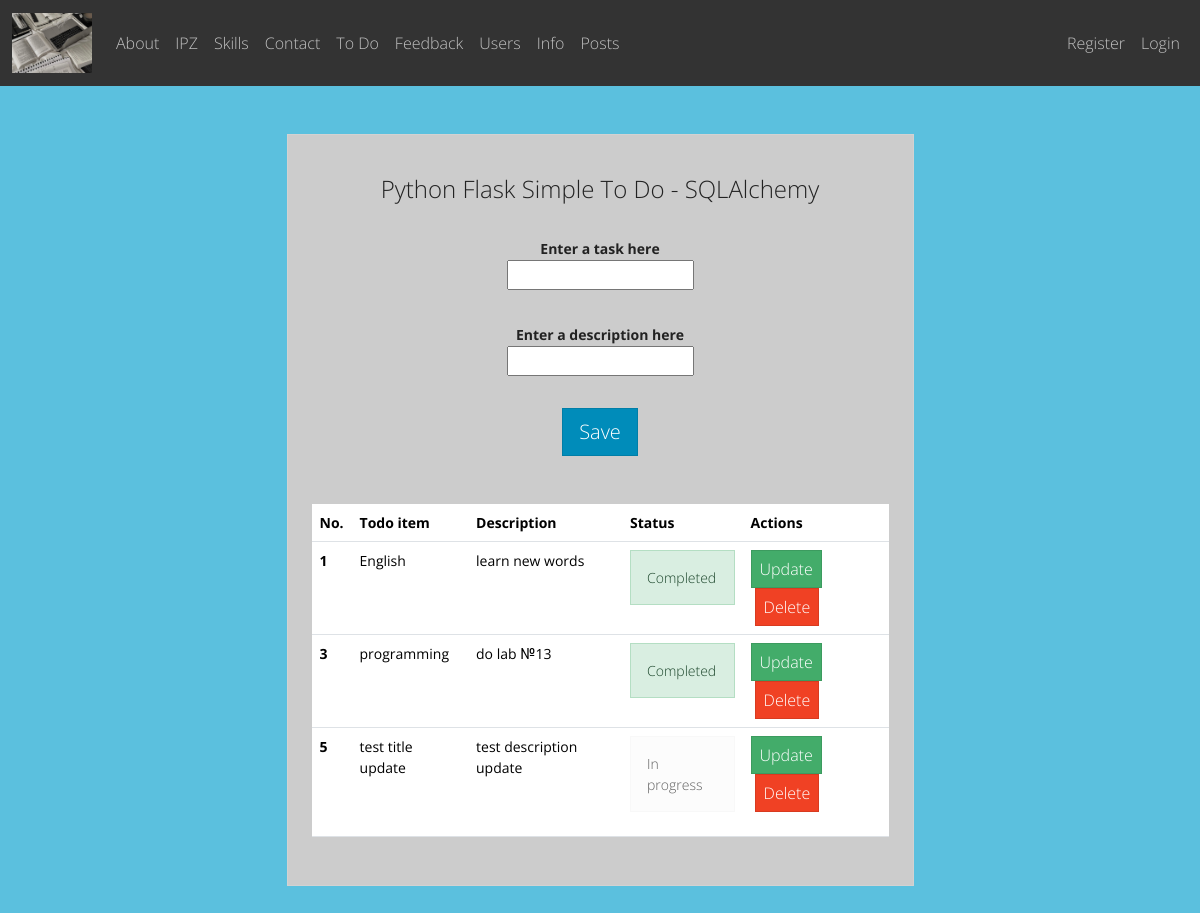
The app's page /todo/todo with its own data.
### app/todo/models.py (models this page shows)
class Todo(db.Model):
    id = db.Column(db.Integer, primary_key=True)
    title = db.Column(db.String(100))
    description = db.Column(db.String(255))
    complete = db.Column(db.Boolean)

### app/todo/views.py (the view)
@todo_bp.route('/todo', methods=['GET', 'POST'])
def todo():
    form = ToDoForm()
    todo_list = db.session.query(Todo).all()
    if form.validate_on_submit():
        return redirect(url_for("todo_bp.todo"))
    return render_template("todo.html", form=form, todo_list=todo_list)

### app/todo/forms.py
class ToDoForm(FlaskForm):
    todo = StringField("Enter a task here", validators=[DataRequired(), Length(min=1, max=50)])
    description = StringField("Enter a description here", validators=[DataRequired(), Length(min=1, max=255)])
    submit = SubmitField("Save")

### app/todo/templates/todo/todo.html (shortened to what this page needs)
{% extends "base.html" %}
{% from "render_field.html" import render_field %}
{%block content%}
<div class="container py-5 h-100">
    <div class="row d-flex justify-content-center align-items-left h-100">
        <div class="col col-lg-9 col-xl-7">
            <div class="card rounded-3">
                <div class="bg-dark-subtle card-body p-4">
                    <h4 class="text-center my-3 pb-3">Python Flask Simple To Do - SQLAlchemy</h4>
                    <form method="post" action="{{url_for('todo_bp.add')}}" class="mb-5 text-center" novalidate>
                        {{ render_field(form.todo) }}
                        {{ render_field(form.description) }}
                        {{ form.submit(class="btn btn-primary btn-lg btn-block") }}
                    </form>
                    <table class="table mb-4">
                        <thead>
                        <tr>
                            <th scope="col">No.</th>
                            <th scope="col">Todo item</th>
                            <th scope="col">Description</th>
                            <th scope="col">Status</th>
                            <th scope="col">Actions</th>
                        </tr>
                        </thead>
                        <tbody>
                        {% for todo in todo_list %}
                        <tr>
                            <th scope="row">{{ todo.id }}</th>
                            <td>{{ todo.title }}</td>
                            <td>{{ todo.description }}</td>
                            <td>
                                {% if todo.complete == False %}
                                <div class="alert alert-secondary" role="alert">In progress</div>
                                {% else %}
                                <div class="alert alert-success" role="alert">Completed</div>
                                {% endif %}
                            </td>
                            <td>
                                <a class="btn btn-success" href="{{url_for('todo_bp.update', id=todo.id)}}">Update</a>
                                <a class="btn btn-danger ms-1" href="{{url_for('todo_bp.delete', id=todo.id)}}">Delete</a>
                            </td>
                        </tr>
                        {% endfor %}
                        </tbody>
                    </table>
                </div>
            </div>
        </div>
    </div>
</div>
{% endblock %}

### records on screen
Todo: id "1", title "English", description "learn new words", complete "Completed"
Todo: id "3", title "programming", description "do lab №13", complete "Completed"
Todo: id "5", title "test title update", description "test description update", complete "In progress"

### other values on screen
{{ name }} "About" "IPZ" "Skills" "Contact" "To Do" "Feedback" "Users" "Info" "Posts"
{{ field.label }} "Enter a task here Enter a description here"
